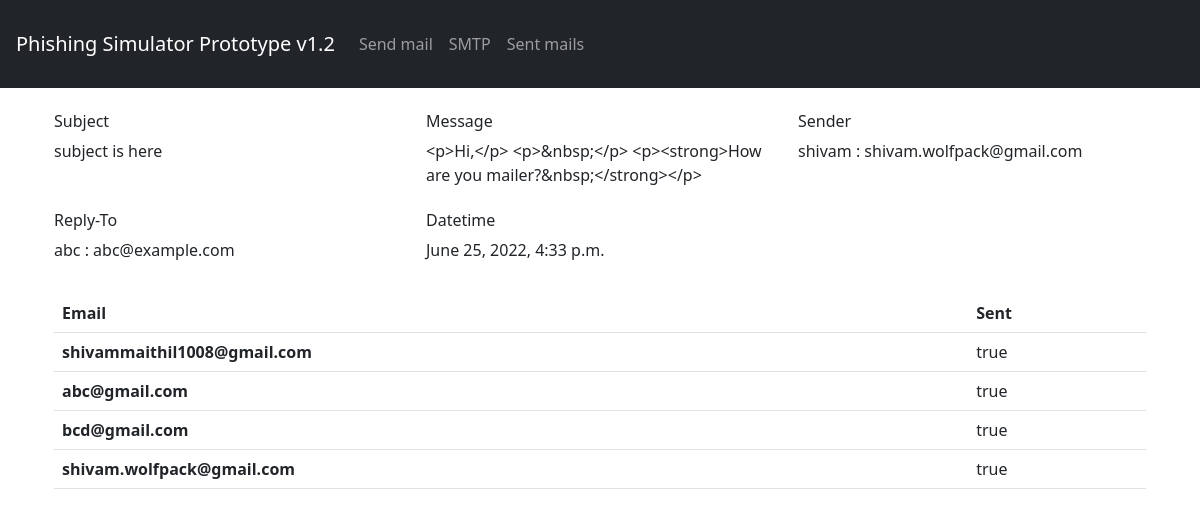
The page /detail-mail/4/ on the database its author committed.
### mailer/models.py (models this page shows, shortened)
class Mails(models.Model):
    sender_email    = models.CharField(max_length=255, blank=True, null=True)
    sender_name     = models.CharField(max_length=255, blank=True, null=True)
    reply_to_email  = models.CharField(max_length=255, blank=True, null=True)
    reply_to_name   = models.CharField(max_length=255, blank=True, null=True)
    subject         = models.CharField(max_length=255, blank=True, null=True)
    message         = models.TextField(blank=True, null=True)
    email_list      = models.TextField(blank=True, null=True)
    dt_stamp        = models.DateTimeField(auto_now_add=True, blank=True, null=True)

### mailer/views.py (the view)
# urls.py: path('detail-mail/<id>/', SenderDetailView, name="detail-sender"),
def SenderDetailView(request, id):
    if request.method == 'GET':
        data = Mails.objects.get(id=id)
        emails = data.email_list.splitlines()
        res = [i.strip() for i in emails]
        return render(request, 'detail_mail.html', {"data":data, "res":res})

### templates/detail_mail.html
{% load static %}
{% include 'nav.html' %}
<div class="container p-4">
<div class="row mb-2">
    <div class="col-md-4 mb-4">
        <h6>
            Subject
        </h6>
        {{data.subject}}
    </div>
    <div class="col-md-4 mb-4">
        <h6>
            Message
        </h6>
        {{data.message}}
    </div>
    <div class="col-md-4 mb-4">
        <h6>
            Sender
        </h6>
        {{data.sender_name}} : {{data.sender_email}}
    </div>
    <div class="col-md-4 mb-4 ">
        <h6>
            Reply-To
        </h6>
        {{data.reply_to_name}} : {{data.reply_to_email}}
    </div>
    <div class="col-md-4 mb-4 ">
        <h6>
            Datetime
        </h6>
        {{data.dt_stamp}}
    </div>
</div>
<section>
    <table class="table">
        <thead>
          <tr>
            <th scope="col">Email</th>
            <th scope="col">Sent</th>
          </tr>
        </thead>
        <tbody>
        {% for i in res %}
          <tr>
            <th scope="row">{{ i }}</th>
            {% if "@" and "." in i %}
                <td>true</td>
            {% else %}
                <td>false</td>
            {% endif %}
          </tr>
          {% endfor %}
        </tbody>
    </table>
</section>
</div>

### rows shown on the page
Mails: subject "subject is here", message "<p>Hi,</p> <p>&nbsp;</p> <p><strong>How are you mailer?&nbsp;</strong></p>", sender_name "shivam", sender_email "shivam.wolfpack@gmail.com", reply_to_name "abc", reply_to_email "abc@example.com", dt_stamp "June 25, 2022, 4:33 p.m."

### other values the page prints
{{ i }} "shivammaithil1008@gmail.com" "abc@gmail.com" "bcd@gmail.com" "shivam.wolfpack@gmail.com"
